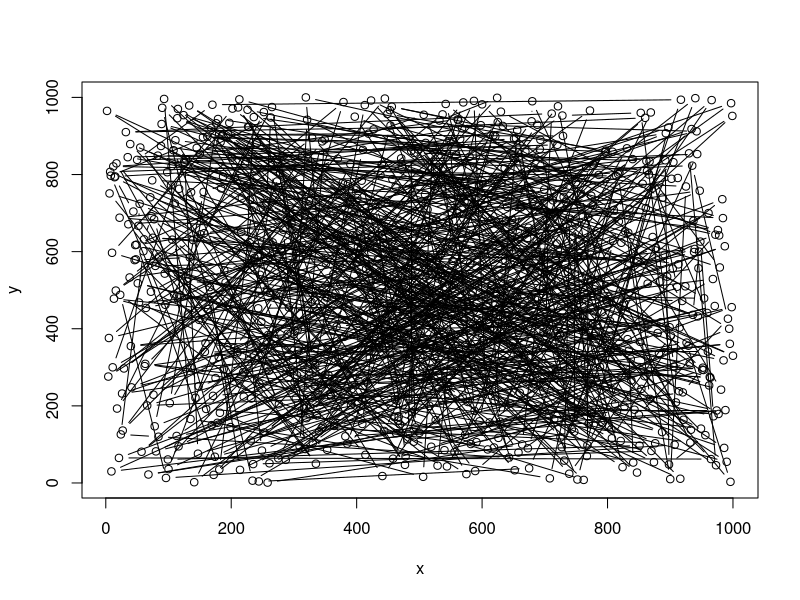

The R script that drew this image: (Note: this script raises an error after producing the figure.)
###########################################
# Description
################

# The Travelling Salesman Problem (TSP) is one of the most intensively studied problems in optimizations research. 

# The problem is formulated as follows:
# Given a list of cities and the pairiwse distances between each city, what is the shortest possible 
# route that connects each city exactly once

# Despite it's easy problem formulation, the TSP is NP-hard and computationally expensive. 
# It is possible that the running time for any algorithm for the TSP increases superpolynomially with the number of cities/nodes

# Here I list several methods which attempt to 'solve' the TSP
# 1) Brutue Forcing - Consider all n! possible routes and choose the one which minimizes the total travelled distance.
# 2) Nearest Neighbour - Beginning with an initial node, iteratively pick the next subsequent node as the node which is closest to the previous node 
# 3) 2 opt - Beginning with an initial route, randomly permute two nodes and accept the new route only if the total distance is minimized 
# 4) Simmulated Anealling - An extension to local descent algorithms with the ability to escape local minima. 
#                           Local minima are escaped through the use of a decaying temperature + acceptance function in which 'worse' solutions are accepted
#                           as intermediary routes with probability roughly proportional to the change in cost function between iterations and 
#                           roughly inversely proportional to the number of iterations  

# Method 1 is compuationally prohibitive for any non-small n and therefore is not considered in this syntax. 
# Method 2 by far offers the quickest solution which reasonably approximates the global solution. However is known to produce local minima.
# Method 3 is a 'greedy' local descent algorithm which iteratively improves the route and will in the long term produce a more optimal solution than method 2
# Method 4 is the slowest, however with the addition of an acceptance function (similar to the Metropolis Hastings Algorithm), has the unique ability to escape local minima.
# Typically method 2 is used to build an iniial framework/route that feeds into more advanced methods. 
# However here I have coded simulated annealing without Nearest Neighbour boosting due to the desire of producing animations that resolve a reasonable solution
# from an initialy poor route choice
 
# Note that in this syntax I have sacrificed some computation speed in order to produce live plot animations of how the route and cost function are changing over time.
# However by updating the plot only once every 0.1 seconds if an improved solution is available, I have greatly reduced the computation burden.
# After running a few microbenchmarks, the bottleneck is in computation of the total distance
#################################################

cities <- 750 
df <- data.frame(x = sample(1000, cities), y = sample(1000, cities))
plot(df, type = 'b')

# Create a reference distance matrix to efficiently calculate the total distance of new candidate routes
dist_mtx <- as.matrix(dist(df))

# Compute the total distance given the ordering of the cities in the path
distance <- function(order){
  total_distance <- 0
  for (i in 1:(length(order)-1)) {
    total_distance <- total_distance + dist[order[i], order[i+1]]
  }
  return(total_distance)
} 
# Evaluation of the distance function takes 300 microsceonds for n = 500 cities. 
# This is much too slow (even with use of a distance matrix) and likely to create a bottleneck. 
# Ie - From preliminary analysis roughly 90% of computation time during each iteration in the while() loop is spent computing total distance this way
# To avoid this expensive computation I will implement an updating formula for the total distance based on a 2-opt node permutation.

# Create an efficient 2-opt route permutation function that outputs both a permuted route and new distance (computed using an efficient updating formula)
# Note compared to other random permutations, 2-opt is incredibly powerful
swap <- function(order, dist){
  pos1 <- sample(2:(cities-2), 1)
  pos2 <- sample({1:(cities-1)}[-c(pos1-1, pos1, pos1+1)], 1)
  l <- min(pos1, pos2)
  u <- max(pos1, pos2)
  return(list(
    ord = order[c(1:l, u:(l+1), (u+1):cities)],
    dis = dist - dist_mtx[order[l], order[l+1]] - dist_mtx[order[u], order[u+1]] + dist_mtx[order[l], order[u]] + dist_mtx[order[l+1], order[u+1]]
  ))
} # Execution takes 20 microseconds and speed seems mostly independent of n.

# Proof of Dramatic Speed Increase using an Updating Formula. First I am initializing a route and computing the sum of the distances between each node
# Then I am comparing the computation speeds of the functions distance() and swap() which compute total distance. 
# Note that the swap() function has the added functionality of performing a 2-opt permutation so we would expect the swap() function to
# to be much slower. However the swap() function is 10x faster despite the burden of additional functionalities!!!
order <- 1:cities; current_distance = distance(order)
microbenchmark(distance(order),                # 290 microseconds
               swap(order, current_distance))  #  22 microseconds!!


# Create the Simulated Annealing acceptance function which returns the the probability of accepting a 'worse' intermediary solution 
accptFun <- function(delE, t) {
  return(1/(1+exp(delE/t)))
}

# The following function will attempt to iteratively find the best solution to the Travelling Salesman problem through the use of
# 2-opt route permutations and a simulated annealing acceptance function with acceptance probability proportional to the parameters temperature 
# (which is influenced by the variable decay) and 'newE - E' where 'E' is the total distance of the old route and 'newE' is the total 
# distance of a new candidate route. 
# To avoid bottlenecking the algorithm by plotting every route improvement, I have opted to plot the route only once every 0.1 seconds.
# If a plot has already been generated within a 0.1s window, no more plots will be displayed until the next 0.1s interval
Run_Travelling_Salesman <- function(starting_order, run_time, initial_temperature, decay){
  order <- starting_order; t <- initial_temperature
  
  E <- distance(order = order); iter <- 1; Error <- c(E); currentTime <- 0
  
  startTime <- proc.time()["elapsed"]
  plot_at_time <- seq(0.1, run_time, by = 0.1)
  display_plot <- rep(TRUE, length(plot_at_time))  
  par(mfrow = c(1,2))
  
  while(currentTime < wait) {
    opt2 <- swap(order = order, dist = E)
    newOrder <- opt2$ord
    newE <- opt2$dis
    rand <- runif(1, min = 0, max = 1)
    acpt <- accptFun(newE - E, t)
    
    currentTime <- proc.time()["elapsed"] - startTime
    if(rand <= acpt | newE < E) {
      delE <- newE - E
      E <- newE
      order <- newOrder
      t <- t * decay
      iter <- iter + 1
      Error[iter] = E
      if(display_plot[which.min(abs(currentTime - plot_at_time))]){
        plot(df[order,], type = 'l')
        plot(1:iter, Error, xlab = "Iterations", ylab = "Total Distance", type = "l")
        cat("Iteration: ", iter, ", Time: ", currentTime, "Temperature: ", t, ", Prob Accept: ", acpt, "\n")
        cat("Total Distance: ", E, ", New Total Distance: ", newE, "\n")
        cat("Del E: ", delE, "\n")
        cat("\n\n")
        display_plot[which.min(abs(currentTime["elapsed"] - plot_at_time))] <- FALSE
      }
    }
  }  
  
}

# Run the Travelling Salesman Problem with an abysmal randomly generated starting route, and using a 2-opt search without simulated annealling.
# Simulated annealing is 'disabled' here via setting the temperature and decay parameters to 0. Therefore the search is entirely greedy. 
# ie - new routes are only accepted if they immediately improve the cost function (total distance of the route)

Run_Travelling_Salesman(sample(cities), run_time = 50, initial_temperature = 0, decay = 0)


# Run the Travelling Salesman Problem with a 2-opt search, this time boosted by a Nearest Neighbour starting route. Again, no simulated annealing
# First of all the function Nearest_Neighbour() is created which will begin with an initial node, and iteratively pick the next subsequent node 
# as the node which is closest to the previous node. The output route using the Nearest_Neighbour method is fed as input into the Travelling Salesman Problem 
# See the improvement! 

Nearest_Neighbour <- function(){
  ord <- 1
  for(i in 1:cities){
    next_node <- dist_mtx[ord[1], -ord] %>% which.min %>% names %>% as.numeric %>% as.integer
    ord <- c(next_node, ord)
  }
  ord <- c(ord, setdiff(1:cities, ord))
  return(ord)
}

Run_Travelling_Salesman(Nearest_Neighbour(), 50, 0.01, 0.01)
